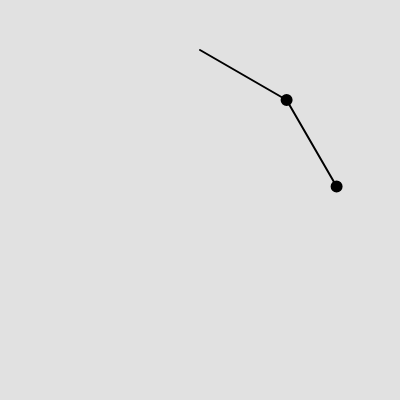
Frame 1 (no input)
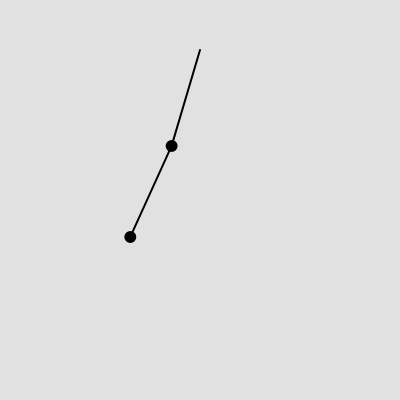
Frame 60 (no input)
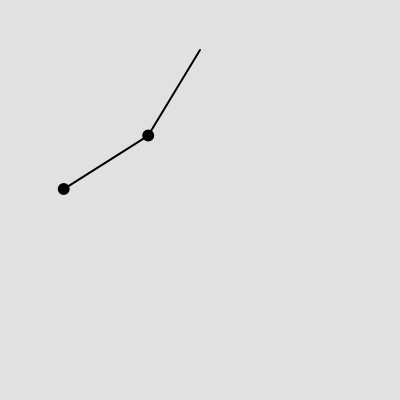
Frame 120 (the mouse pressed at the canvas centre since frame 60)

The p5.js sketch that drew these frames (run headless with seeded random() and noise() and a simulated clock; from frame 60 on, the mouse is pressed at the canvas centre):

// p5.js sketch
// ── sketch.js
let r1= 100;
let r2 = 100;
let m1 = 10;
let m2 = 10;
let a1 ;
let a2 ;
let a1_v = 0;
let a2_v = 0;
let a1_a;
let a2_a ;
let g=0.2;
function setup() {
  createCanvas(400, 400);
  a1 = PI/3;
  a2 = PI/6;
}

function draw() {
  let num1 = -g * (2 * m1 + m2) * sin(a1);
  let num2 = -m2 * g * sin(a1 - 2 * a2);
  let num3 = -2 * sin(a1 - a2) * m2;
  let num4 = a2_v * a2_v * r2 + a1_v * a1_v * r1 * cos(a1 - a2);
  let den = r1 * (2 * m1 + m2 - m2 * cos(2 * a1 - 2 * a2));
  a1_a = (num1 + num2 + num3 * num4) / den;

  num1 = 2 * sin(a1 - a2);
  num2 = (a1_v * a1_v * r1 * (m1 + m2));
  num3 = g * (m1 + m2) * cos(a1);
  num4 = a2_v * a2_v * r2 * m2 * cos(a1 - a2);
  den = r2 * (2 * m1 + m2 - m2 * cos(2 * a1 - 2 * a2));
  a2_a = (num1 * (num2 + num3 + num4)) / den;
  background(225);
  stroke(0);
  strokeWeight(2);
  translate(200,50);
  let x1 = r1 * sin(a1);
  let y1 = r1* cos(a1);
  let x2 = x1+r2 * sin(a2);
  let y2 = y1+r2 * cos(a2);
  line(0,0,x1,y1);
  fill(0);
  ellipse(x1,y1,m1,m1);
  line(x1,y1,x2,y2);
  ellipse(x2,y2,m2,m2);
  a1 += a1_v;
  a2 += a2_v;
  a1_v +=a1_a;
  a2_v+= a2_a;
}
